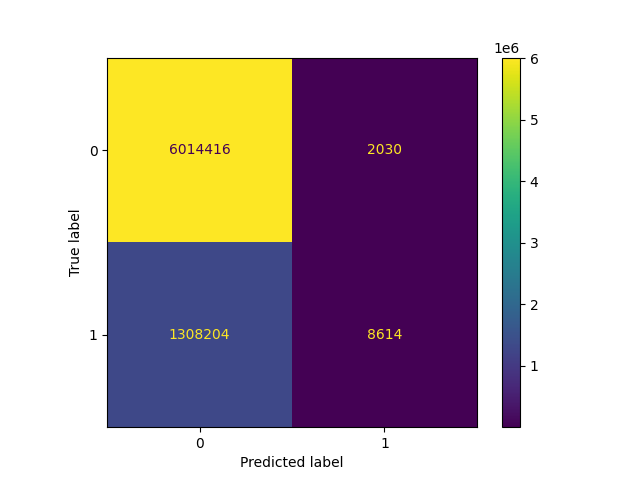

Here is the Python script that generated this plot:
import os.path as osp
import argparse

import torch
import torch.nn.functional as F
from torch_geometric.datasets import Planetoid
import torch_geometric.transforms as T
from torch_geometric.nn import GCNConv, GCN4Conv  # noqa
from sklearn.metrics import confusion_matrix, ConfusionMatrixDisplay
from torch_geometric.utils import to_dense_adj
import matplotlib.pyplot as plt

import random
import numpy as np

parser = argparse.ArgumentParser()
parser.add_argument('--use_gdc', action='store_true',
                    help='Use GDC preprocessing.')
args = parser.parse_args()

dataset = 'Cora'
path = osp.join(osp.dirname(osp.realpath(__file__)), '..', 'data', dataset)
dataset = Planetoid(path, dataset, transform=T.NormalizeFeatures())
data = dataset[0]

print()
print(f'Dataset: {dataset}:')
print('===========================================================================================================')
print(f'Number of graphs: {len(dataset)}')
print(f'Number of features: {dataset.num_features}')
print(f'Number of classes: {dataset.num_classes}')

print()
print(data)
print('===========================================================================================================')

# Gather some statistics about the graph.
print(f'Number of nodes: {data.num_nodes}')
print(f'Number of edges: {data.num_edges}')
print(f'Average node degree: {data.num_edges / data.num_nodes:.2f}')
print(f'Number of training nodes: {data.train_mask.sum()}')
print(f'Training node label rate: {int(data.train_mask.sum()) / data.num_nodes:.2f}')
print(f'Contains isolated nodes: {data.contains_isolated_nodes()}')
print(f'Contains self-loops: {data.contains_self_loops()}')
print(f'Is undirected: {data.is_undirected()}')

gold_Y = F.one_hot(data.y).float()
gold_A = torch.matmul(gold_Y, gold_Y.T)

print()
print('Label Relation')
print('============================================================')
print(f'Gold Label Y: {gold_Y}')
print(f'Shape: {gold_Y.shape}')
print(f'Transpose of Y: {gold_Y.T}')
print(f'Shape: {gold_Y.T.shape}')
print(f'Gold A: {gold_A}')
print(f'Shape: {gold_A.shape}')

def compare_topology(pred_A, gold_A, cm_filename='confusion_matrix_display'):
    flat_pred_A = pred_A.detach().cpu().view(-1)
    flat_gold_A = gold_A.detach().cpu().view(-1)
    conf_mat = confusion_matrix(y_true=flat_gold_A, y_pred=flat_pred_A)
    print('conf_mat', conf_mat, conf_mat.shape)
    print('conf_mat.ravel()', conf_mat.ravel(), conf_mat.ravel().shape)
    tn, fp, fn, tp = conf_mat.ravel()
    ppv = tp/(tp+fp)
    npv = tn/(tn+fn)
    tpr = tp/(tp+fn)
    tnr = tn/(tn+fp)
    f1 = 2*(ppv*tpr)/(ppv+tpr)
    print()
    print('Confusion Matrix')
    print('============================================================')
    print(f'Flatten A: {flat_pred_A}')
    print(f'Shape: {flat_pred_A.shape}')
    print(f'Number of Positive Prediction: {flat_pred_A.sum()} ({flat_pred_A.sum().true_divide(len(flat_pred_A))})')
    print(f'Flatten Gold A: {flat_gold_A}')
    print(f'Shape: {flat_gold_A.shape}')
    print(f'Number of Positive Class: {flat_gold_A.sum()} ({flat_gold_A.sum().true_divide(len(flat_gold_A))})')
    print(f'Confusion matrix: {conf_mat}')
    print(f'Raveled Confusion Matrix: {conf_mat.ravel()}')
    print(f'True positive: {tp} # 1 -> 1')
    print(f'False positive: {fp} # 0 -> 1')
    print(f'True negative: {tn} # 0 -> 0')
    print(f'False negative: {fn} # 1 -> 0')
    print(f'Precision: {round(ppv,2)} # TP/(TP+FP)')
    print(f'Negative predictive value: {round(npv,2)} # TN/(TN+FN)')
    print(f'Recall: {round(tpr,2)} # TP/P')
    print(f'Selectivity: {round(tnr,2)} # TN/N')
    print(f'F1 score: {f1}')

    disp = ConfusionMatrixDisplay(confusion_matrix=conf_mat, display_labels=[0,1])
    disp.plot(values_format='d')
    plt.savefig(cm_filename+'.png')


if args.use_gdc:
    gdc = T.GDC(self_loop_weight=1, normalization_in='sym',
                normalization_out='col',
                diffusion_kwargs=dict(method='ppr', alpha=0.05),
                sparsification_kwargs=dict(method='topk', k=128,
                                           dim=0), exact=True)
    data = gdc(data)




run = 0
seed = 0
class Net(torch.nn.Module):
    def __init__(self):
        super(Net, self).__init__()
        self.conv1 = GCNConv(dataset.num_features, 16, cached=True,
                             normalize=not args.use_gdc)
        self.conv2 = GCNConv(16, dataset.num_classes, cached=True,
                             normalize=not args.use_gdc)

    def forward(self):
        x, edge_index, edge_weight = data.x, data.edge_index, data.edge_attr
        x = F.relu(self.conv1(x, edge_index, edge_weight))
        x = F.dropout(x, training=self.training)
        final = self.conv2(x, edge_index, edge_weight)
        return final, F.log_softmax(final, dim=1)

random.seed(seed)
torch.manual_seed(seed)
torch.cuda.manual_seed(seed)
np.random.seed(seed)
torch.backends.cudnn.deterministic = True
torch.backends.cudnn.benchmark = False

device = torch.device('cuda' if torch.cuda.is_available() else 'cpu')
model, data = Net().to(device), data.to(device)
optimizer = torch.optim.Adam([
    dict(params=model.conv1.parameters(), weight_decay=5e-4),
    dict(params=model.conv2.parameters(), weight_decay=0)
], lr=0.01)  # Only perform weight-decay on first convolution.

print()
print('Model', model)
print('Optimizer', optimizer)

def train():
    print()
    model.train()
    optimizer.zero_grad()
    final, logits = model()

    task_loss = F.nll_loss(logits[data.train_mask], data.y[data.train_mask])
    # print('Task loss', task_loss)

    total_loss = task_loss

    total_loss.backward()
    optimizer.step()

@torch.no_grad()
def test():
    model.eval()
    (final, logits), accs = model(), []
    for _, mask in data('train_mask', 'val_mask', 'test_mask'):
        pred = logits[mask].max(1)[1]
        acc = pred.eq(data.y[mask]).sum().item() / mask.sum().item()
        accs.append(acc)
    return accs

@torch.no_grad()
def final_and_yyt_for_supervision():
    model.eval()
    final, logits = model()
    pred = logits.max(1)[1]
    Y = F.one_hot(pred).float()
    YYT = torch.matmul(Y, Y.T)
    return final, YYT

print("Start Training", run)
print('===========================================================================================================')
best_val_acc = test_acc = 0
for epoch in range(1, 201):
    train()
    train_acc, val_acc, tmp_test_acc = test()
    if val_acc > best_val_acc:
        best_val_acc = val_acc
        test_acc = tmp_test_acc
    log = 'Epoch: {:03d}, Train: {:.4f}, Val: {:.4f}, Test: {:.4f}'
    print(log.format(epoch, train_acc, best_val_acc, test_acc))
    # input()
print('Run', run, 'Val. Acc.', best_val_acc, 'Test Acc.', test_acc)

print("Finished Training", run, '\n')
input()

prev_final, YYT = final_and_yyt_for_supervision()

A = to_dense_adj(data.edge_index)[0]
A.fill_diagonal_(0)
print('A', A, A.shape)
# print('ok?', torch.all(A==1 or A==0))
compare_topology(A, gold_A, cm_filename='main'+str(run))
input()











val_accs, test_accs = [], []

for run in range(1, 20 + 1):
    denser_edge_index = torch.nonzero(YYT == 1, as_tuple=False)
    denser_edge_index = denser_edge_index.t().contiguous()

    class Net(torch.nn.Module):
        def __init__(self):
            super(Net, self).__init__()
            self.conv1 = GCN4Conv(dataset.num_features, 16, cached=True,
                                normalize=not args.use_gdc)
            self.conv2 = GCNConv(16, dataset.num_classes, cached=True,
                                normalize=not args.use_gdc)

        def forward(self):
            x, edge_index, edge_weight = data.x, data.edge_index, data.edge_attr
            x = F.relu(self.conv1(x, edge_index, edge_index, edge_weight))
            x = F.dropout(x, training=self.training)
            final = self.conv2(x, edge_index, edge_weight)
            return final, F.log_softmax(x, dim=1)

    random.seed(seed)
    torch.manual_seed(seed)
    torch.cuda.manual_seed(seed)
    np.random.seed(seed)
    torch.backends.cudnn.deterministic = True
    torch.backends.cudnn.benchmark = False

    device = torch.device('cuda' if torch.cuda.is_available() else 'cpu')
    model, data = Net().to(device), data.to(device)
    optimizer = torch.optim.Adam([
        dict(params=model.conv1.parameters(), weight_decay=5e-4),
        dict(params=model.conv2.parameters(), weight_decay=0)
    ], lr=0.01)  # Only perform weight-decay on first convolution.

    print()
    print('Model', model)
    print('Optimizer', optimizer)

    def train():
        print()
        model.train()
        optimizer.zero_grad()
        final, logits = model()

        task_loss = F.nll_loss(logits[data.train_mask], data.y[data.train_mask])
        print('Task loss', task_loss)

        link_loss = GCN4Conv.get_link_prediction_loss(model)
        print('Link loss', link_loss)

        redundancy_loss = F.mse_loss(final, prev_final, reduction = 'mean')
        print('Redundancy loss', redundancy_loss)

        total_loss = task_loss +  1 * link_loss + 1 * redundancy_loss
        print('Total loss', total_loss)

        total_loss.backward()
        optimizer.step()

    @torch.no_grad()
    def test():
        model.eval()
        (final, logits), accs = model(), []
        for _, mask in data('train_mask', 'val_mask', 'test_mask'):
            pred = logits[mask].max(1)[1]
            acc = pred.eq(data.y[mask]).sum().item() / mask.sum().item()
            accs.append(acc)
        return accs

    @torch.no_grad()
    def final_and_yyt_for_supervision():
        model.eval()
        final, logits = model()
        new_edge = model.conv1.cache["new_edge"]
        new_edge = new_edge[:,:]
        print('new_edge', new_edge, new_edge.shape)
        data.edge_index = torch.cat([data.edge_index, new_edge], dim=1)
        print('data.num_edges', data.num_edges)
        pred = logits.max(1)[1]
        Y = F.one_hot(pred).float()
        YYT = torch.matmul(Y, Y.T)
        return final, YYT
    
    print("Start Training", run)
    print('===========================================================================================================')
    best_val_acc = test_acc = 0
    for epoch in range(1, 401):
        train()
        train_acc, val_acc, tmp_test_acc = test()
        if val_acc > best_val_acc:
            best_val_acc = val_acc
            test_acc = tmp_test_acc
        log = 'Epoch: {:03d}, Train: {:.4f}, Val: {:.4f}, Test: {:.4f}'
        print(log.format(epoch, train_acc, best_val_acc, test_acc))
    print('Run', run, 'Val. Acc.', best_val_acc, 'Test Acc.', test_acc)
    input()

    val_accs.append(best_val_acc)
    test_accs.append(test_acc)

    print("Finished Training", run, '\n')

    prev_final, YYT = final_and_yyt_for_supervision()
    A = to_dense_adj(data.edge_index)[0]
    A[A>1] = 1
    print('A', A, A.shape)
    # print('ok?', torch.all(A==1 or A==0))
    compare_topology(A, gold_A, cm_filename='main'+str(run))
    input()

# Analytics
print('Task Loss + Link Prediction Loss')
print('Dataset split is the public fixed split')

val_accs = np.array(val_accs)
mean = np.mean(val_accs)
std = np.std(val_accs)

print('Val. Acc.:', mean, '+/-', str(std))

test_accs = np.array(test_accs)
mean = np.mean(test_accs)
std = np.std(test_accs)

print('Test. Acc.:', mean, '+/-', str(std))
